Frame 1 (no input): blank canvas, image omitted
Frame 60 (no input): blank canvas, image omitted
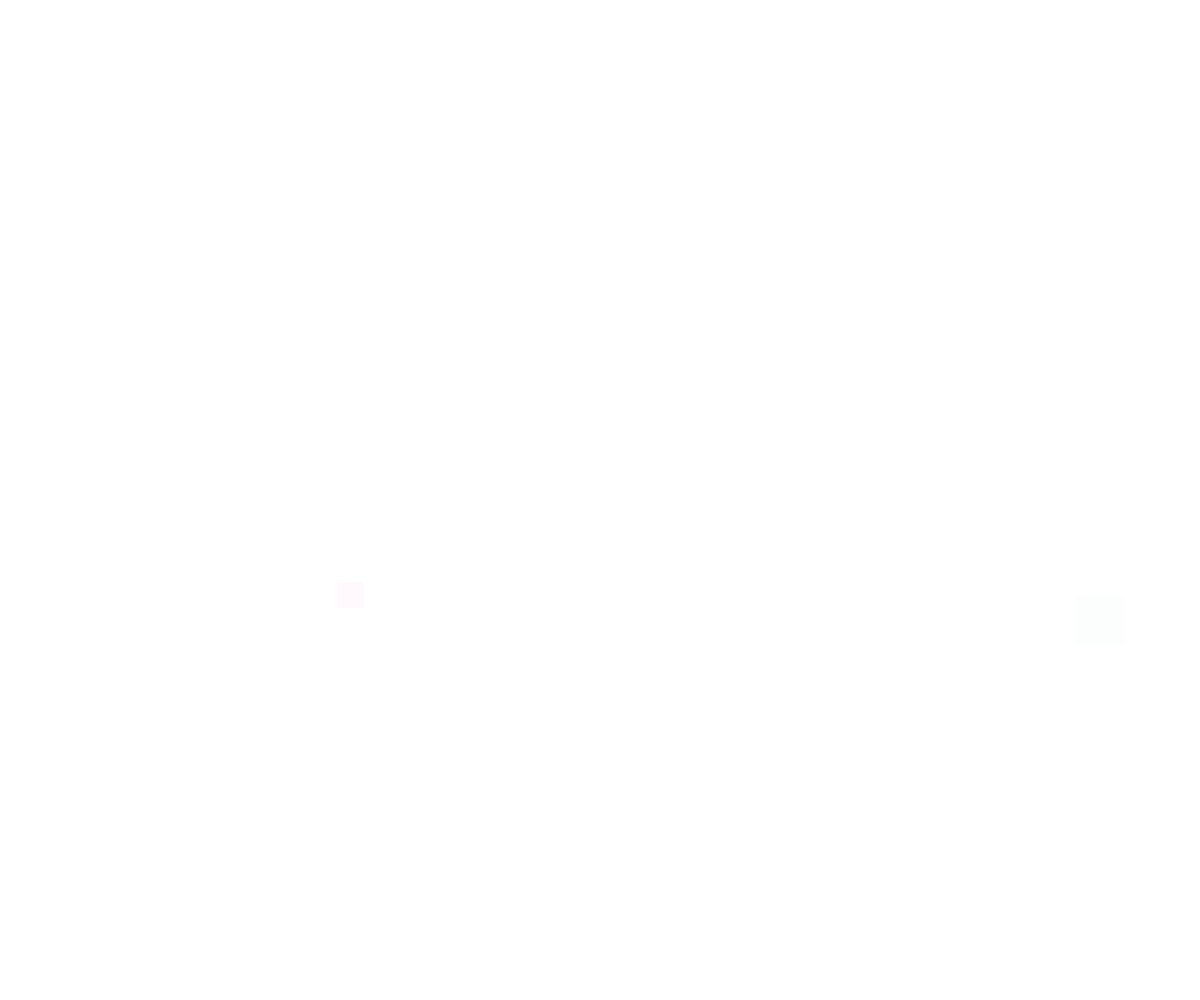
Frame 120 (the mouse pressed at the canvas centre since frame 60)

The p5.js sketch whose frames 1 and 60 were blank and that drew this single picture after the mouse press (run headless with seeded random() and noise() and a simulated clock; from frame 60 on, the mouse is pressed at the canvas centre):

// p5.js sketch
// ── sketch.js
let panel;
let panelArray = [];

let colorArray = [];
let sizeArray = [];

let scrambleCalled = true;
let enableTimer = true;

let timer = 0;
let randIncrement = 0;

let destinationX, destinationY;

let bgImage;

var canvas;

function windowResized()
{
  resizeCanvas(windowWidth,windowHeight);
  centreX = windowWidth/2;
  centreY = windowHeight/2;
}
function setup()
{
  canvas = createCanvas(windowWidth,windowHeight);
  canvas.position(0,0);
  canvas.style("z-index","-1");
  rectMode(CENTER);
  
  
  centreX = windowWidth/2;
  centreY = windowHeight/2;
  
  panel = new Panel(centreX,centreY,25,55);
  
  for(let i = 0; i <= 10; i++)
    {
      sizeArray[i] = [random(5,110),random(5,110)];
      panelArray[i] = new Panel(centreX,centreY,sizeArray[i][0],sizeArray[i][0]);
      colorArray[i] = color(random(0,255),random(0,255),random(0,255),255);
    }
}

function draw()
{
  background(255);
  panel.render(color(0,0,0,255));
  
  for(let i = 0; i <= panelArray.length - 1; i++)
    panelArray[i].render(colorArray[i]);
  

  
  timer += internalClock();
}

function scramble(x,y,x2,y2)
{
  let dice = random([-1,1,2]);
  randIncrement = random([750,900,1000,1100]);
  
      if(dice == -1)
      {    
        x = random(0,windowWidth);
        y = 0;
      
        y2 *= -1;
        
        let results = [x,y,x2 * 2,y2 * 2];
        return  results;
      }
    else if(dice == 1)
      {
        x = 0;
        y = random(0,windowHeight);
        
        x2 *= -1;
        y2 *= -1;
        
        let results = [x,y,x2 * 2,y2 * 2];
        return results;
      }
    else if(dice ==2)
      {
        x = windowWidth;
        y = random(0,windowHeight);
        
        x2 = sqrt(pow(x2,2));
        y2 = sqrt(pow(y2,2));
        
        let results = [x,y,x2 * 2,y2 * 2];
        return results;
      
      }
}

function internalClock()
{
  return deltaTime / 1000;
}

class Panel
{
  constructor(x,y,_width,_height)
  {
    this.x = x;
    this.y = y;
    
    
    this._width = _width;
    this._height = _height;
    
    this.scaling = 0;
    
    this.finalX = windowWidth;
    this.finalY = random(0,windowHeight);
    
    this.timer = 0;
    this.delay = random(0.4,8.25);
    this.fadeTimer = 0;
    this.fadeDelay = this.delay;
    
    this.opacity = 0;
    
    this.enableTimer = true;
    this.coords = [];
    
    //print(this.delay);
    this.scrambleCalled = true;
    
  }
  
  scramble(x,y,x2,y2)
  {
      let dice = random([-1,1,2]);
  randIncrement = random([750,900,1000,1100]);
  
      if(dice == -1)
      {    
        x = random(0,windowWidth);
        y = 0;
      
        y2 *= -1;
        
        let results = [x,y,x2 * 2,y2 * 2];
        return  results;
      }
    else if(dice == 1)
      {
        x = 0;
        y = random(0,windowHeight);
        
        x2 *= -1;
        y2 *= -1;
        
        let results = [x,y,x2 * 2,y2 * 2];
        return results;
      }
    else if(dice ==2)
      {
        x = windowWidth;
        y = random(0,windowHeight);
        
        x2 = sqrt(pow(x2,2));
        y2 = sqrt(pow(y2,2));
        
        let results = [x,y,x2 * 2,y2 * 2];
        return results;
      
      }
  }
  
  move()
  {
    
    if(this.scrambleCalled)
      {
       this.coords = this.scramble(this.x,this.y,this._width,this._height);
       //print(this.coords) ;
      }
    this.scrambleCalled = false;
    this.enableTimer = false;
    
        
    this.x = lerp(this.x,this.coords[0] + this.coords[2],deltaTime / randIncrement);
    this.y = lerp(this.y,this.coords[1] + this.coords[3],deltaTime / randIncrement);
    
    if((this.x >= windowWidth + this._width || this.x < 0 - this._width ) && (this.y >= windowHeight + this._height || this.y < 0 - this._height))
      {
        this.x = centreX + random(0,100);
        this.y = centreY + random(0,100);

        
        this.scrambleCalled = true;
        this.timer = 0;
        this.scaling = 0;
        if(this.enableTimer)
          this.delay = random(0.4,8.25);
        else
          this.delay = 0;
      }
  }
  
  render(initialColor)
  {

    
    this.timer += internalClock();
    this.fadeTimer += internalClock();
    
    if(dist(mouseX,mouseX,this.x,this.y) <= 10)
      {
        initialColor = color(85,120,37,225);
      }
    if(this.enableTimer)
      {
        //text("This will disappear as soon as the boolean is false", centreX,centreY);
      }
    
    if(this.timer >= this.delay)
      {
        this.scaling += internalClock() * 0.8;
        initialColor.setAlpha(this.opacity);
        
        push();
        fill(initialColor);
        noStroke();
        translate(this.x,this.y);
        scale(this.scaling);
        rectMode(CENTER);
        rect(0,0,this._width,this._height);
        if(this._width <= this._height)
          {
            noFill();
            circle(0,0,this._width);
            
          }
        else
          {
            noFill();
            circle(0,0,this._height);
            if(mouseIsPressed && (dist(mouseX,mouseY,0,0) <= this._height/2))
              initialColor = color(25,128,200,255);
          }
        
        pop();
        
        if(mouseIsPressed && ((dist(mouseX,mouseY,this.x,this.y) <= (this._height/2) * this.scaling) || (dist(mouseX,mouseY,this.x,this.y) <= (this._width/2) * this.scaling)) && this.fadeTimer <= this.fadeDelay)
              {
                this.fadeTimer *= 1.5;
              }
        
        if(this.fadeTimer <= this.fadeDelay)
          this.opacity += this.scaling;
        else
          {
            this.opacity -= this.scaling;
            if(this.opacity <= 0)
              {
                this.fadeTimer = 0;
                this.x = centreX + random(0,100);
                this.y = centreY + random(0,100);
                
                this.scaling = 0;
                
              }
          }
        
        this.move();
        
      }
  }
}
